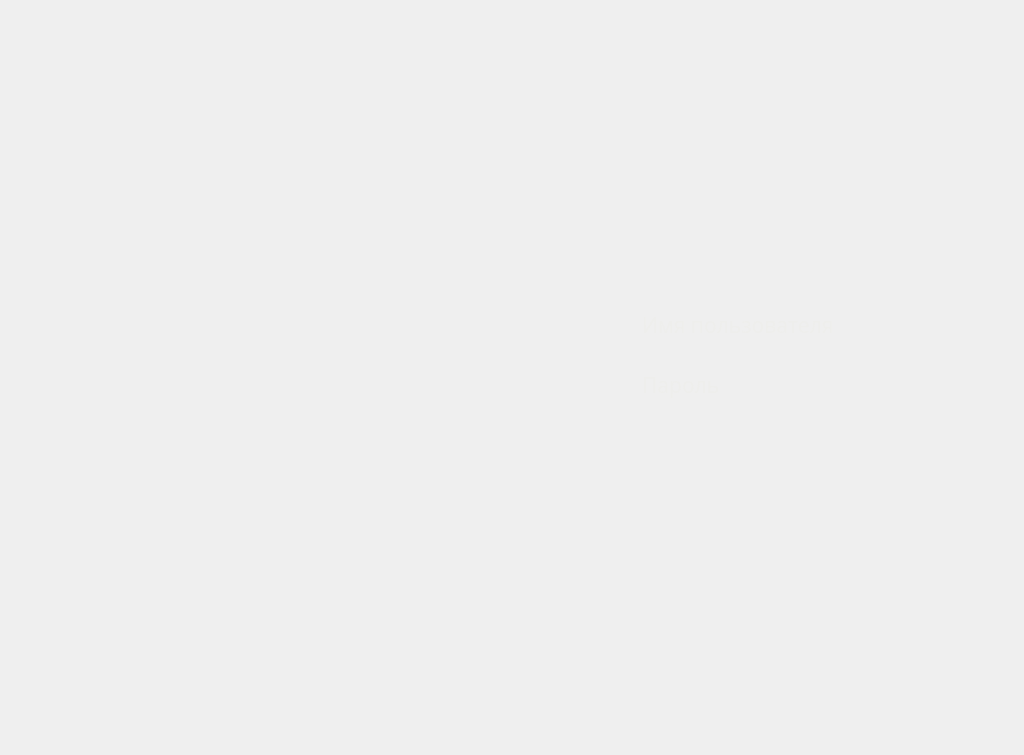
<?xml version="1.0" encoding="UTF-8"?>
<ui version="4.0">
 <class>menu</class>
 <widget class="QMainWindow" name="menu">
  <property name="geometry">
   <rect>
    <x>0</x>
    <y>0</y>
    <width>1024</width>
    <height>755</height>
   </rect>
  </property>
  <property name="minimumSize">
   <size>
    <width>1024</width>
    <height>0</height>
   </size>
  </property>
  <property name="maximumSize">
   <size>
    <width>1024</width>
    <height>755</height>
   </size>
  </property>
  <property name="windowTitle">
   <string>menu</string>
  </property>
  <widget class="QWidget" name="centralWidget">
   <widget class="QLabel" name="label">
    <property name="geometry">
     <rect>
      <x>0</x>
      <y>0</y>
      <width>1041</width>
      <height>761</height>
     </rect>
    </property>
    <property name="text">
     <string/>
    </property>
    <property name="pixmap">
     <pixmap resource="pich.qrc">:/picha/Pichures/LoginScreen.png</pixmap>
    </property>
   </widget>
   <widget class="QPushButton" name="pushButton">
    <property name="geometry">
     <rect>
      <x>690</x>
      <y>440</y>
      <width>181</width>
      <height>42</height>
     </rect>
    </property>
    <property name="font">
     <font>
      <family>Noto Sans Adlam</family>
      <pointsize>14</pointsize>
      <weight>75</weight>
      <italic>false</italic>
      <bold>true</bold>
     </font>
    </property>
    <property name="styleSheet">
     <string notr="true">border-radius:3px;</string>
    </property>
    <property name="text">
     <string/>
    </property>
   </widget>
   <widget class="QPushButton" name="pushButton_2">
    <property name="geometry">
     <rect>
      <x>690</x>
      <y>530</y>
      <width>177</width>
      <height>43</height>
     </rect>
    </property>
    <property name="font">
     <font>
      <family>Noto Sans Adlam</family>
      <pointsize>14</pointsize>
      <weight>75</weight>
      <italic>false</italic>
      <bold>true</bold>
     </font>
    </property>
    <property name="styleSheet">
     <string notr="true">border-radius:3px;</string>
    </property>
    <property name="text">
     <string/>
    </property>
   </widget>
   <widget class="QLineEdit" name="lineEdit">
    <property name="enabled">
     <bool>true</bool>
    </property>
    <property name="geometry">
     <rect>
      <x>640</x>
      <y>300</y>
      <width>271</width>
      <height>50</height>
     </rect>
    </property>
    <property name="font">
     <font>
      <family>Acrom Light</family>
      <pointsize>16</pointsize>
      <italic>false</italic>
     </font>
    </property>
    <property name="tabletTracking">
     <bool>false</bool>
    </property>
    <property name="styleSheet">
     <string notr="true">background-color:rgba(0,0,0,0);
color:rgb(238, 238, 236);</string>
    </property>
    <property name="text">
     <string>Имя пользователя</string>
    </property>
    <property name="frame">
     <bool>false</bool>
    </property>
   </widget>
   <widget class="QLineEdit" name="lineEdit_2">
    <property name="geometry">
     <rect>
      <x>640</x>
      <y>360</y>
      <width>271</width>
      <height>50</height>
     </rect>
    </property>
    <property name="font">
     <font>
      <family>Acrom Light</family>
      <pointsize>16</pointsize>
      <italic>false</italic>
     </font>
    </property>
    <property name="styleSheet">
     <string notr="true">background-color:rgba(0,0,0,0);
color:rgb(238, 238, 236);</string>
    </property>
    <property name="text">
     <string>Пароль</string>
    </property>
    <property name="frame">
     <bool>false</bool>
    </property>
   </widget>
   <widget class="QLabel" name="warning">
    <property name="geometry">
     <rect>
      <x>590</x>
      <y>580</y>
      <width>381</width>
      <height>30</height>
     </rect>
    </property>
    <property name="font">
     <font>
      <family>Acrom Medium</family>
      <pointsize>12</pointsize>
      <weight>50</weight>
      <bold>false</bold>
     </font>
    </property>
    <property name="styleSheet">
     <string notr="true">color:red;</string>
    </property>
    <property name="text">
     <string/>
    </property>
   </widget>
  </widget>
 </widget>
 <layoutdefault spacing="6" margin="11"/>
 <resources>
  <include location="pich.qrc"/>
 </resources>
 <connections/>
</ui>
